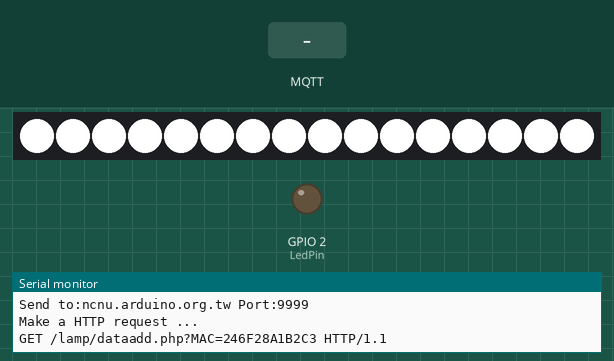
This sketch was run on a simulated ESP32. On the bench: 16 RGB LEDs in strip order, left to right, output pins drawn as LEDs (lit = HIGH), the last lines printed to the serial monitor. Inputs (shaded band) come from the test bench. WiFi joins after 1.5 s; servers stay silent unless stated; uploads are accepted with an empty reply; no MQTT or app messages arrive unless stated.

Above: at 4.1 s.
10.3 s: MQTT message "on" arrives on the first subscribed topic
At 11.5 s:
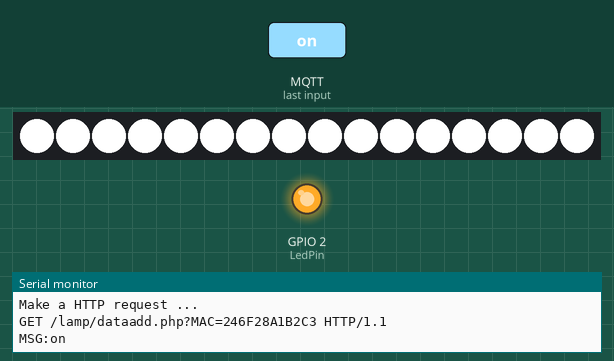
11.8 s: MQTT message "off" arrives on the first subscribed topic
At 12.9 s:
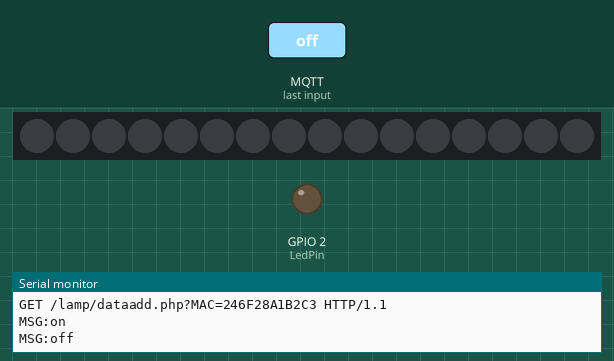
Timing chart, 0 to 14.8 s (numbered marks = the images above; inputs shaded):
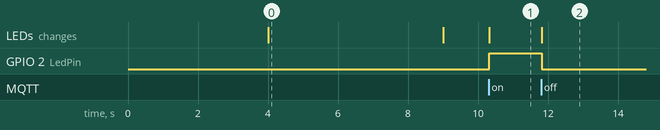

Measured:
- after the input at 10.3 s, GPIO 2 (LedPin): LOW → HIGH at once; the LEDs: change at once (image 1)
- after the input at 11.8 s, GPIO 2 (LedPin): HIGH → LOW at once; the LEDs: change at once (image 2)
- what the display in image 0 shows lasts 5.0 s, from 4.0 s to 9.0 s

The sketch:

MQTT_ESP32_WebControWS2812_Led.ino
```cpp
#include "initPins.h"

#include <WiFi.h>     //使用網路必用得函式庫

#include <WiFiMulti.h>    //記錄多熱點的函數
WiFiMulti wifiMulti;    //記錄多熱點的物件
WiFiClient client;    //產生連線物件，用來用Http GET

#include <Adafruit_NeoPixel.h>    // ws2812 lib
Adafruit_NeoPixel pixels = Adafruit_NeoPixel(WS2812Num, WS2812PIN, NEO_GRB + NEO_KHZ800);
//  create pixels as WS2812 Object

//-------------wifi
int keyIndex = 0;            // your network key Index number (needed only for WEP)
          // your network key Index number (needed only for WEP)

  IPAddress ip ;    //取得IP
  long rssi ;   //取的強度

int status = WL_IDLE_STATUS;  //網路連線狀態變數
String MacData ;

//------------
#include <MQTT.h>   //使用MQTT 必須要有的函式庫


WiFiClient mqclient;  //連線物件(MQTT Server用)
MQTTClient mqttclient;  //MQTT物件
char clintid[20];

//------------------
void setup()
{
    pinMode(2,OUTPUT) ;
    initAll() ;
    // We start by connecting to a WiFi network

    //---------------
   mqttclient.begin("broker.shiftr.io", mqclient);
   //用mqclient 物件連線到 MQTT Server(broker.shiftr.io)
    mqttclient.onMessage(messageReceived);
    // mqttclient.onMessage(真實處理程序名稱)  向系統註冊處理程序
    // messageReceived == 真實處理程序名稱
//----------------
  fillCID(MacData); // generate a random clientid based MAC
  Serial.print("MQTT ClientID is :(") ;
  Serial.print(clintid) ;
  Serial.print(")\n") ;
   connectMQTT();
    delay(2000) ;
        //--------------------
    sendNAS() ; //傳送燈泡物件的網卡編號

    TurnOn() ;
    delay(5000) ;
     TurnOff() ;

}

void loop()
{
   mqttclient.loop();

   if (!mqttclient.connected())
  {
      ShowMAC() ;
     Serial.println("connectMQTT()");
     connectMQTT();
  }
    delay(100) ;
}


void initAll()
{

  pixels.begin(); // This initializes the NeoPixel library.
  pixels.setBrightness(255) ;
  // move ws2812 init program here

  //----------------- Move from 原有的setup區域--------
      pinMode(LedPin,OUTPUT) ;    //設定輸出控制
    Serial.begin(9600);   //設定監控視窗速度
    delay(10);    //延遲1/100秒
    digitalWrite(LedPin, LOW) ;   //預設低電位輸出
//------多熱點連線 熱點加入程式區塊-----------
  WiFi.disconnect(true);
  WiFi.setSleep(false);
 //   wifiMulti.addAP("ABC", "12345678");
 //   wifiMulti.addAP("NCNU-EMBA", "12345678");
    wifiMulti.addAP("BRUCE", "12345678");
   wifiMulti.addAP("Brucetsao", "12345678");
//------多熱點連線 程式區塊-----------
    Serial.println("Connecting Wifi...");    //印出文字
    //wifiMulti.run();   //多熱點連線
    if(wifiMulti.run() == WL_CONNECTED) {
        Serial.println("");
        Serial.print("Successful Connectting to Access Point:");
        Serial.println(WiFi.SSID());
        Serial.print("\n");

        Serial.println("WiFi connected");
        Serial.print("IP address: ");
        Serial.println(WiFi.localIP());
        Serial.print("AP Name:");
         Serial.println(WiFi.SSID()) ;

    }
  //----------------- Move from 原有的setup區域 end 區--------
    MacData = GetMacAddress() ;   //取得網路卡號碼
    ShowMAC() ;   //秀網路卡號碼

}

void LEDTurnOn()
{
    digitalWrite(2,HIGH);
}
void LEDTurnOff()
{
    digitalWrite(2,LOW);
}
void TurnOn()
{
  for (int i = 0 ;i <WS2812Num; i++)
    {
            pixels.setPixelColor(i, pixels.Color(Onnum,Onnum,Onnum)); // Moderately bright green color.
    }
  pixels.show(); // This sends the updated pixel color to the hardware.
}


void TurnOff()
{

  for (int i = 0 ;i <WS2812Num; i++)
    {
            pixels.setPixelColor(i, pixels.Color(Offnum,Offnum,Offnum)); // Moderately bright green color.
    }
  pixels.show(); // This sends the updated pixel color to the hardware.
}

void messageReceived(String &topic, String &payload)
{

       Serial.println("MSG:" +payload);
        if (payload=="on")
          {
              LEDTurnOn()  ;
              TurnOn()  ;
          }
         if (payload=="off")
          {
              LEDTurnOff()  ;
              TurnOff()  ;
          }

}

//------------------
void printWiFiStatus() {
  // print the SSID of the network you're attached to:
  Serial.print("SSID: ");
  Serial.println(WiFi.SSID());

  // print your WiFi shield's IP address:
  ip = WiFi.localIP();
  Serial.print("IP Address: ");
  Serial.println(ip);

  // print the received signal strength:
  rssi = WiFi.RSSI();
  Serial.print("signal strength (RSSI):");
  Serial.print(rssi);
  Serial.println(" dBm");
}

String GetMacAddress() {
  // the MAC address of your WiFi shield
  String Tmp = "" ;
  byte mac[6];

  // print your MAC address:
  WiFi.macAddress(mac);
  for (int i=0; i<6; i++)
    {
        Tmp.concat(print2HEX(mac[i])) ;
    }
    Tmp.toUpperCase() ;
  return Tmp ;
}


String  print2HEX(int number) {
  String ttt ;
  if (number >= 0 && number < 16)
  {
    ttt = String("0") + String(number,HEX);
  }
  else
  {
      ttt = String(number,HEX);
  }
  return ttt ;
}

void ShowMAC()
{

  Serial.print("MAC:(");
   Serial.print(MacData);
  Serial.print(")\n");

}

//----------------
void fillCID(String mm)
{
  // this function process MQTT ClientID must different from others
  // generate a random clientid based MAC
  //compose clientid with "tw"+MAC
  clintid[0]= 't' ;
  clintid[1]= 'w' ;
      mm.toCharArray(&clintid[2],mm.length()+1) ;
    clintid[2+mm.length()+1] = '\n' ;

}

 void connectMQTT()
 {
  Serial.print("MQTT ClientID is :(") ;
  Serial.print(clintid) ;
  Serial.print(")\n") ;
  while (!mqttclient.connect(clintid, "try", "try")) {
    Serial.print("-");
    delay(1000);
  }
    Serial.print("\n");

  mqttclient.subscribe("/NCNU/"+MacData);
  Serial.println("\n MQTT connected!");


  // client.unsubscribe("/hello");
}


void sendNAS()
{
    connectstr = "?MAC="+MacData;
  Serial.println(connectstr) ;
  if (client.connect(iotserver, iotport))
    {
      Serial.print("Send to:") ;
      Serial.print(iotserver);
      Serial.print("　Port:");
      Serial.print(iotport);
      Serial.print("\n")   ;
      Serial.println("Make a HTTP request ... ");
      String strHttpGet = strGet + connectstr + strHttp;
      Serial.println(strHttpGet);
            //### Send to Server
            //-----Http GET 用法-------
           client.println(strHttpGet);//送到URL
           client.println(strHost);   //告知用Http GET
           client.println();  //結束碼
           //-----Http GET 用法----end--

    }
      if (client.connected())
      {
        client.stop();  // DISCONNECT FROM THE SERVER
      }
}
```

initPins.h
```cpp
#include <String.h>

#define LedPin 2    // LED or Relay的腳位
#define PORT 80     //控制網站的通通訊埠

#define WS2812PIN 15    // WS2812 連接腳位
#define WS2812Num 16    // WS2812 燈數
#define Onnum 255
#define Offnum 0
char c;


char iotserver[] = "ncnu.arduino.org.tw"  ;    // name address for Google (using DNS)
int iotport = 9999 ;
String strGet = "GET /lamp/dataadd.php";
String strHttp = " HTTP/1.1";
String strHost = "Host: ncnu.arduino.org.tw"; //OK
String connectstr ;
```
